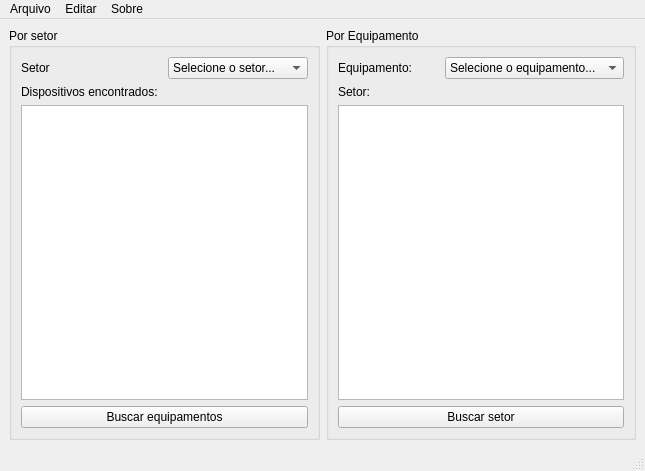
<?xml version="1.0" encoding="UTF-8"?>
<ui version="4.0">
 <class>MainWindow</class>
 <widget class="QMainWindow" name="MainWindow">
  <property name="geometry">
   <rect>
    <x>0</x>
    <y>0</y>
    <width>645</width>
    <height>471</height>
   </rect>
  </property>
  <property name="windowTitle">
   <string>LOGAH Manager</string>
  </property>
  <widget class="QWidget" name="centralwidget">
   <layout class="QHBoxLayout" name="horizontalLayout_8">
    <item>
     <layout class="QHBoxLayout" name="horizontalLayout_7">
      <item>
       <widget class="QGroupBox" name="groupBox">
        <property name="title">
         <string>Por setor</string>
        </property>
        <layout class="QVBoxLayout" name="verticalLayout_6">
         <item>
          <layout class="QHBoxLayout" name="horizontalLayout_9">
           <item>
            <widget class="QLabel" name="label_3">
             <property name="text">
              <string>Setor</string>
             </property>
            </widget>
           </item>
           <item>
            <widget class="QComboBox" name="cbx_sectors">
             <item>
              <property name="text">
               <string>Selecione o setor...</string>
              </property>
             </item>
             <item>
              <property name="text">
               <string>Bioengenharia</string>
              </property>
             </item>
             <item>
              <property name="text">
               <string>Neurologia</string>
              </property>
             </item>
            </widget>
           </item>
          </layout>
         </item>
         <item>
          <widget class="QLabel" name="label">
           <property name="text">
            <string>Dispositivos encontrados:</string>
           </property>
          </widget>
         </item>
         <item>
          <widget class="QListView" name="listView"/>
         </item>
         <item>
          <widget class="QPushButton" name="pushButton">
           <property name="text">
            <string>Buscar equipamentos</string>
           </property>
          </widget>
         </item>
        </layout>
       </widget>
      </item>
     </layout>
    </item>
    <item>
     <layout class="QHBoxLayout" name="horizontalLayout_6">
      <item>
       <widget class="QGroupBox" name="groupBox_2">
        <property name="title">
         <string>Por Equipamento</string>
        </property>
        <layout class="QVBoxLayout" name="verticalLayout_7">
         <item>
          <layout class="QHBoxLayout" name="horizontalLayout_10">
           <item>
            <widget class="QLabel" name="label_4">
             <property name="text">
              <string>Equipamento:</string>
             </property>
            </widget>
           </item>
           <item>
            <widget class="QComboBox" name="cbx_equipments">
             <item>
              <property name="text">
               <string>Selecione o equipamento...</string>
              </property>
             </item>
             <item>
              <property name="text">
               <string>Esfigmomanômtro</string>
              </property>
             </item>
             <item>
              <property name="text">
               <string>Oxímetro</string>
              </property>
             </item>
             <item>
              <property name="text">
               <string>Ventilador Mecânico</string>
              </property>
             </item>
             <item>
              <property name="text">
               <string>Notebook Dell 5448</string>
              </property>
             </item>
            </widget>
           </item>
          </layout>
         </item>
         <item>
          <widget class="QLabel" name="label_2">
           <property name="text">
            <string>Setor:</string>
           </property>
          </widget>
         </item>
         <item>
          <widget class="QListView" name="listView_2"/>
         </item>
         <item>
          <widget class="QPushButton" name="pushButton_2">
           <property name="text">
            <string>Buscar setor</string>
           </property>
          </widget>
         </item>
        </layout>
       </widget>
      </item>
     </layout>
    </item>
   </layout>
  </widget>
  <widget class="QMenuBar" name="menubar">
   <property name="geometry">
    <rect>
     <x>0</x>
     <y>0</y>
     <width>645</width>
     <height>25</height>
    </rect>
   </property>
   <widget class="QMenu" name="menuArquivo">
    <property name="title">
     <string>Arquivo</string>
    </property>
    <addaction name="separator"/>
    <addaction name="actionAvan_ado"/>
    <addaction name="separator"/>
    <addaction name="actionSair"/>
   </widget>
   <widget class="QMenu" name="menuEditar">
    <property name="title">
     <string>Editar</string>
    </property>
    <addaction name="actionAdicionar_equipamento"/>
    <addaction name="actionListar_equipamento"/>
    <addaction name="actionEditar_equipamento"/>
   </widget>
   <widget class="QMenu" name="menuSobre">
    <property name="title">
     <string>Sobre</string>
    </property>
    <addaction name="actionAjuda"/>
    <addaction name="actionVers_o"/>
   </widget>
   <addaction name="menuArquivo"/>
   <addaction name="menuEditar"/>
   <addaction name="menuSobre"/>
  </widget>
  <widget class="QStatusBar" name="statusbar"/>
  <action name="actionAvan_ado">
   <property name="text">
    <string>Avançado</string>
   </property>
  </action>
  <action name="actionSair">
   <property name="text">
    <string>Sair</string>
   </property>
  </action>
  <action name="actionAdicionar_equipamento">
   <property name="text">
    <string>Adicionar equipamento</string>
   </property>
  </action>
  <action name="actionListar_equipamento">
   <property name="text">
    <string>Listar equipamento</string>
   </property>
  </action>
  <action name="actionEditar_equipamento">
   <property name="text">
    <string>Editar equipamento</string>
   </property>
  </action>
  <action name="actionAjuda">
   <property name="text">
    <string>Ajuda</string>
   </property>
  </action>
  <action name="actionVers_o">
   <property name="text">
    <string>Versão</string>
   </property>
  </action>
 </widget>
 <resources/>
 <connections/>
</ui>
